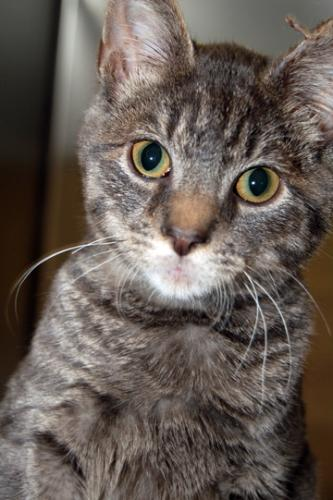
#> input picture archive/kagglecatsanddogs_3367a/PetImages/Cat/10072.jpg, 333 x 500 px
$ python -i test_model.py   (imports and definitions only)
#> lines starting #> are read from the running program, lines starting #| are printed output that depends on the picture
import cv2
import numpy as np
import tkinter as tk
from tkinter import filedialog
from PIL import Image, ImageTk
from skimage.feature import hog
from joblib import load

# ================= CONFIG =================
IMG_SIZE = (64, 64)
MODEL_PATH = "svm_model.pkl"
# ==========================================

# Load trained model
# [6 lines not run here, left out]

# Extract features (must match training!)
def extract_features(image):
    gray = cv2.cvtColor(image, cv2.COLOR_BGR2GRAY)
    features = hog(gray, orientations=9, pixels_per_cell=(8, 8),
                   cells_per_block=(2, 2), block_norm='L2-Hys', visualize=False)
    return features

# Predict uploaded image
def upload_image():
    file_path = filedialog.askopenfilename(
        title="Select Image",
        filetypes=[("Image Files", "*.jpg *.jpeg *.png")]
    )
#> the answer given: archive/kagglecatsanddogs_3367a/PetImages/Cat/10072.jpg
    if not file_path:
        return

    try:
        img = cv2.imread(file_path)
#> img is the input picture: shape (500, 333, 3); mean B, G, R 85.1, 91.9, 101.8
        if img is None:
            result_label.config(text="❌ Invalid image file!", fg="red")
            return

        img_resized = cv2.resize(img, IMG_SIZE)
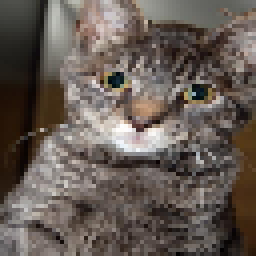
#> img_resized: shape (64, 64, 3) (shown 4 times larger); mean B, G, R 84.9, 91.7, 101.6
        feat = extract_features(img_resized).reshape(1, -1)
#> in extract_features, `gray = cv2.cvtColor(image, cv2.COLOR_BGR2GRAY)`:
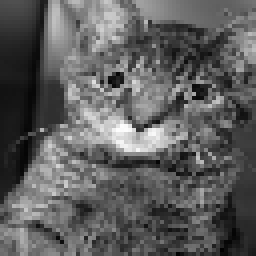
#> gray: shape (64, 64) (shown 4 times larger); min 1, max 253, mean 93.9
#> in extract_features, `features = hog(gray, orientations=9, pixels_per_cell=(8, 8), cells_per..`: features = 1764 values, max 0.46 at index 9, min 0 at index 5, mean 0.148
        pred = model.predict(feat)[0]
        label = "🐱 Cat" if pred == 0 else "🐶 Dog"

        # Display uploaded image
        img_rgb = cv2.cvtColor(img, cv2.COLOR_BGR2RGB)
        img_pil = Image.fromarray(img_rgb).resize((250, 250))
        img_tk = ImageTk.PhotoImage(img_pil)
        panel.config(image=img_tk)
        panel.image = img_tk

        # Show prediction result
        result_label.config(text=f"Prediction: {label}", fg="lime")
    except Exception as e:
#> (the run stopped early here; a loop or call above may not have finished)

$ run again, with archive/kagglecatsanddogs_3367a/PetImages/Cat/1016.jpg copied over archive/kagglecatsanddogs_3367a/PetImages/Cat/10072.jpg
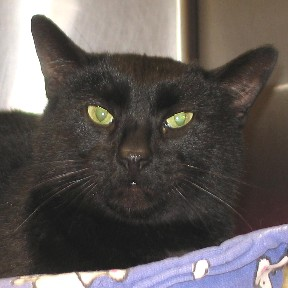
#> input picture archive/kagglecatsanddogs_3367a/PetImages/Cat/1016.jpg, 288 x 288 px
#> in upload_image, img is the input picture: shape (288, 288, 3); mean B, G, R 87.4, 89.8, 96
#> in upload_image, `img_resized = cv2.resize(img, IMG_SIZE)`:
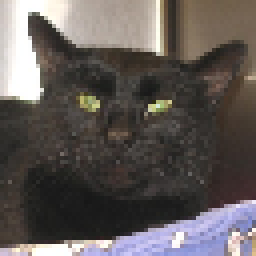
#> img_resized: shape (64, 64, 3) (shown 4 times larger); mean B, G, R 87.4, 89.7, 95.9
#> in extract_features, `gray = cv2.cvtColor(image, cv2.COLOR_BGR2GRAY)`:
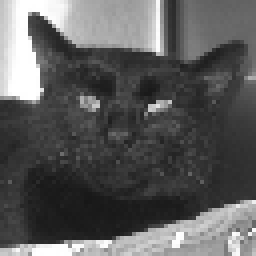
#> gray: shape (64, 64) (shown 4 times larger); min 23, max 255, mean 91.3
#> features = 1764 values, max 0.55 at index 1570, min 0 at index 5, mean 0.128

$ run again, with archive/kagglecatsanddogs_3367a/PetImages/Cat/10316.jpg copied over archive/kagglecatsanddogs_3367a/PetImages/Cat/10072.jpg
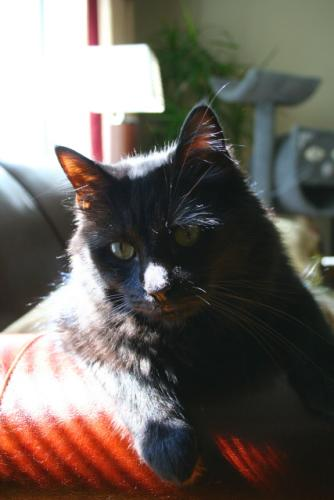
#> input picture archive/kagglecatsanddogs_3367a/PetImages/Cat/10316.jpg, 334 x 500 px
#> in upload_image, img is the input picture: shape (500, 334, 3); mean B, G, R 96.4, 103, 110.2
#> in upload_image, `img_resized = cv2.resize(img, IMG_SIZE)`:
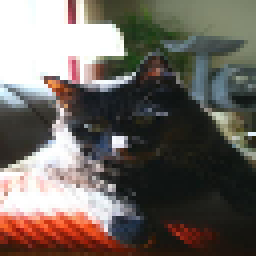
#> img_resized: shape (64, 64, 3) (shown 4 times larger); mean B, G, R 96.1, 102.7, 110
#> in extract_features, `gray = cv2.cvtColor(image, cv2.COLOR_BGR2GRAY)`:
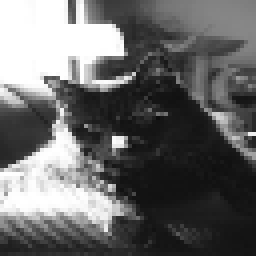
#> gray: shape (64, 64) (shown 4 times larger); min 13, max 255, mean 104.2
#> features = 1764 values, max 0.521 at index 9, min 0 at index 1, mean 0.13

$ run again, with archive/kagglecatsanddogs_3367a/PetImages/Cat/1042.jpg copied over archive/kagglecatsanddogs_3367a/PetImages/Cat/10072.jpg
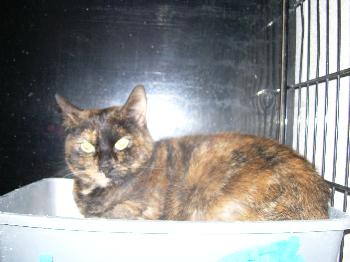
#> input picture archive/kagglecatsanddogs_3367a/PetImages/Cat/1042.jpg, 350 x 262 px
#> in upload_image, img is the input picture: shape (262, 350, 3); mean B, G, R 141.5, 142.8, 143.9
#> in upload_image, `img_resized = cv2.resize(img, IMG_SIZE)`:
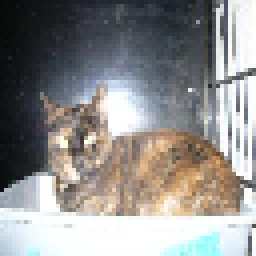
#> img_resized: shape (64, 64, 3) (shown 4 times larger); mean B, G, R 141.6, 142.9, 143.9
#> in extract_features, `gray = cv2.cvtColor(image, cv2.COLOR_BGR2GRAY)`:
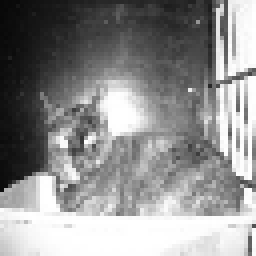
#> gray: shape (64, 64) (shown 4 times larger); min 8, max 255, mean 143.1
#> features = 1764 values, max 0.403 at index 189, min 0 at index 17, mean 0.134
